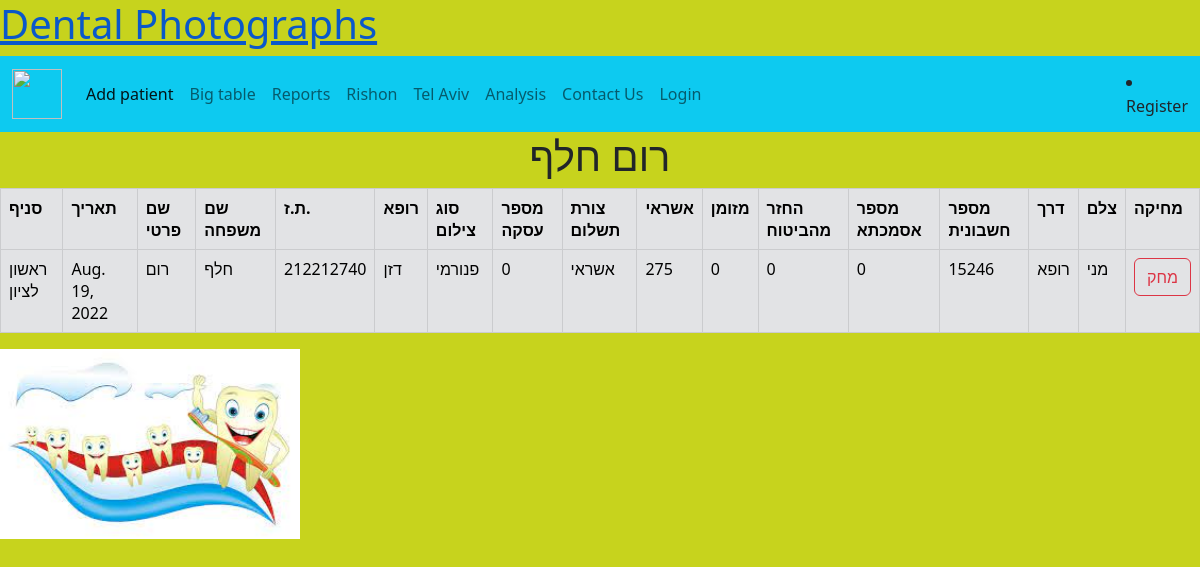
The page /dental_photographs/patient_view/?id=21 on the database its author committed.
### dental_app/models.py (models this page shows)
class patient(models.Model):
    branch=models.CharField(max_length=36, default='')
    date=models.DateField()
    first_name=models.CharField(max_length=36, default='')
    last_name=models.CharField(max_length=36, default='')
    id_number=models.IntegerField(max_length=36, default=0)
    doctor=models.CharField(max_length=36, default='')
    photo_type=models.CharField(max_length=36, default='')
    deal_number=models.IntegerField(max_length=36, default=0)
    price_type=models.CharField(max_length=36, default=0)
    credit=models.IntegerField(max_length=36, default=0)
    cash=models.IntegerField(max_length=36, default=0)
    reimbursement_from_insurance=models.IntegerField(max_length=36, default=0)
    reference_number=models.CharField(max_length=36, default=0)
    invoicing_number=models.IntegerField(max_length=36, default=0)
    way=models.CharField(max_length=36, default='')
    photographer_name=models.CharField(max_length=36, default='')
    def __str__(self):
        return self.first_name

### dental_app/views.py (the view)
# urls.py: path('patient_view/', views.view_patient,name='patient_view'),
def view_patient(request):
    id=request.GET["id"]
    patient_view=patient.objects.get(id=id)
    context={'p':patient_view}
    print(context)
    return render(request,'patient_view.html', context=context)

### templates/patient_view.html (shortened to what this page needs)
{% extends "base.html" %}
{% block table %}
<html>
    <body>
        <h1 style="text-align:center">{{ p.first_name }} {{ p.last_name }}</h1>
        <table style="width:130%">
            <table class="table thead-dark table-bordered table-secondary">
            <tr>
                <th>סניף</th>
                <th>תאריך</th>
                <th>שם פרטי</th>
                <th>שם משפחה</th>
                <th>ת.ז.</th>
                <th>רופא</th>
                <th>סוג צילום</th>
                <th>מספר עסקה</th>
                <th>צורת תשלום</th>
                <th>אשראי</th>
                <th>מזומן</th>
                <th>החזר מהביטוח</th>
                <th>מספר אסמכתא</th>
                <th>מספר חשבונית</th>
                <th>דרך</th>
                <th>צלם</th>
                <th>מחיקה</th>
            </tr>
            <tr>
                <td>{{ p.branch }}</td>
                <td>{{ p.date }}</td>
                <td>{{ p.first_name }}</td>
                <td>{{ p.last_name }}</td>
                <td>{{ p.id_number }}</td>
                <td>{{ p.doctor }}</td>
                <td>{{ p.photo_type }}</td>
                <td>{{ p.deal_number }}</td>
                <td>{{ p.price_type }}</td>
                <td>{{ p.credit }}</td>
                <td>{{ p.cash }}</td>
                <td>{{ p.reimbursement_from_insurance }}</td>
                <td>{{ p.reference_number }}</td>
                <td>{{ p.invoicing_number }}</td>
                <td>{{ p.way }}</td>
                <td>{{ p.photographer_name }}</td>
                <td>
                    <form method="POST" action='/dental_photographs/remove/'>
                    <input class="btn btn-outline-danger" type="submit" value="מחק">
                </form>
                </td>
            </tr>
        </table><P>
        <img width="300" />
    </body>
</html>
{% endblock %}

### templates/base.html (shortened to what this page needs)
<html>
    <head>
        <link href="https://cdn.jsdelivr.net/npm/bootstrap@5.2.0/dist/css/bootstrap.min.css" rel="stylesheet">
    </head>
    <body>
        <h1><a href="/dental_photographs/index">Dental Photographs</a></h1>
        {% block menu %}
        <nav class="navbar navbar-expand-lg bg-info ">
            <div class="container-fluid">
              <a class="navbar-brand" href="/dental_photographs/index">
              <img src="https://www.dentalguide.co.il/wp-content/uploads/2013/09/tooth2.jpg" alt="" width="50" height="50"></a>
              <div class="collapse navbar-collapse" id="navbarSupportedContent">
                <ul class="navbar-nav me-auto mb-2 mb-lg-0">
                  <li class="nav-item">
                    <a class="nav-link active" aria-current="page"href="/dental_photographs/add_patient">Add patient</a>
                  </li>
                  <li class="nav-item">
                    <a class="nav-link" href="/dental_photographs/display_big_table">Big table</a>
                  </li>
                  <li class="nav-item">
                    <a class="nav-link" href="/dental_photographs/reports2">Reports</a>
                  </li>            </li>
                  <li class="nav-item">
                    <a class="nav-link" href="/dental_photographs/reshon">Rishon</a>
                  </li>            </li>
                  <li class="nav-item">
                    <a class="nav-link" href="/dental_photographs/tel_aviv">Tel Aviv</a>
                  </li>
                  <li class="nav-item">
                    <a class="nav-link" href="/dental_photographs/analysis">Analysis</a>
                </li>
                <li class="nav-item">
                    <a class="nav-link" href="/dental_photographs/contact">Contact Us</a>
                </li>
            {% if user.is_authenticated %}
                <li class="nav-item">
                    <a class="nav-link" href="{% url 'logout' %}">Logout</a>
                </li>
            {% else %}
                <li class="nav-item">
                    <a class="nav-link" href="{% url 'login' %}">Login</a>
                </ul>
            {% endif %}
                <li class="nav-item">
                  <a class="nav-link" href="/dental_photographs/register_user">Register</a>
                </li>
              </div>
            </div>
          </nav>
        {% endblock %}
        {% block table %}   {% endblock %}
    </body>
</html>

### templates/base.html (style rules this page uses)
body { background-color: rgb(199, 211, 29); background-size: cover; }

### rows shown on the page
patient: first_name "רום", last_name "חלף", branch "ראשון לציון", date "Aug. 19, 2022", id_number "212212740", doctor "דזן", photo_type "פנורמי", deal_number "0", price_type "אשראי", credit "275", cash "0", reimbursement_from_insurance "0", reference_number "0", invoicing_number "15246", way "רופא", photographer_name "מני"
